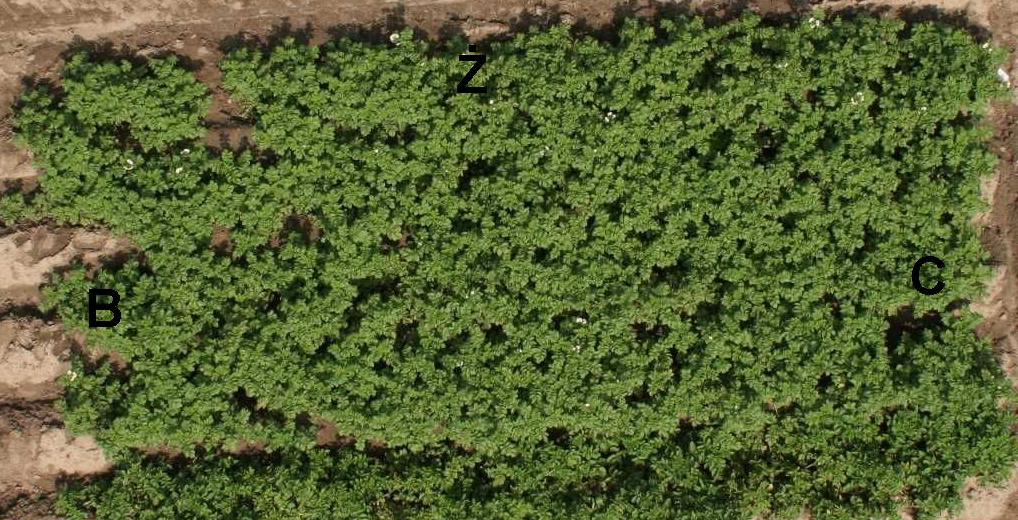
#> input picture src_imgs/01.png, 1018 x 520 px
$ jupyter execute Untitled.ipynb
#> lines starting #> are read from the running program, lines starting #| are printed output that depends on the picture
[cell 1]
import cv2
import numpy as np
import matplotlib.pyplot as plt

[cell 2]
img = cv2.imread('src_imgs/01.png', cv2.IMREAD_COLOR)
#> img is the input picture: shape (520, 1018, 3); mean B, G, R 51.2, 99.3, 87.8
img.shape
#> Out = (520, 1018, 3)

[cell 3]
img = cv2.imread('src_imgs/01_mask.png', cv2.IMREAD_GRAYSCALE)
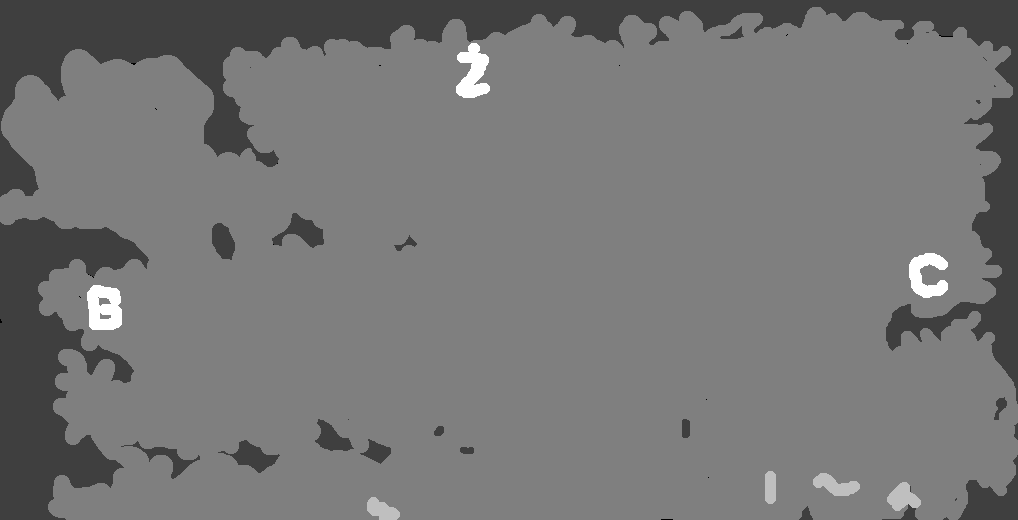
#> input picture src_imgs/01_mask.png, 1018 x 520 px
#> img is the input picture: shape (520, 1018); min 0, max 4, mean 1.86

[cell 4]
img.shape
#> Out = (520, 1018)

[cell 5]
height, width = img.shape
#> height = 520; width = 1018
c = np.zeros((height, width, 4))
for i in range(c.shape[2]):
    c[:,:,i] = (img == (i+1))
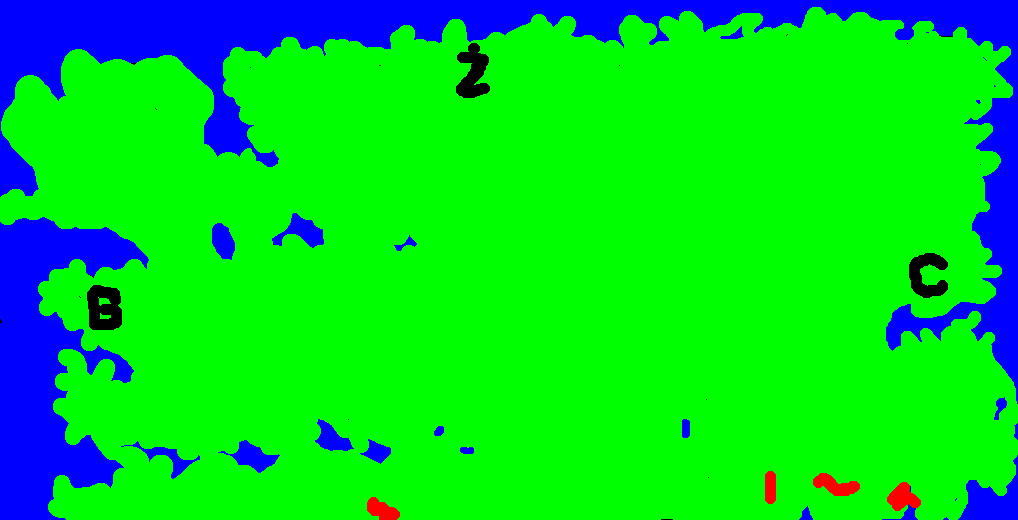
#> c: shape (520, 1018, 4) float64; mean of channels 0, 1, 2, 3 0.161, 0.829, 0.00385, 0.00657; drawn as B, G, R

c = np.array([c])

[cell 6]
c.shape
#> Out = (1, 520, 1018, 4)

[cell 7]
height, width = img.shape
c = np.zeros((1, height, width, 4))
c[0][:,:,0] = img == 1
c[0][:,:,1] = img == 2
c[0][:,:,2] = img == 3
c[0][:,:,3] = img == 4

[cell 8]
c.shape
#> Out = (1, 520, 1018, 4)

[cell 9]
fig, axes = plt.subplots(nrows=1, ncols=2, figsize=(25, 25))
axes[0].imshow(img)
axes[1].imshow(c[0][:,:,3])

plt.show()
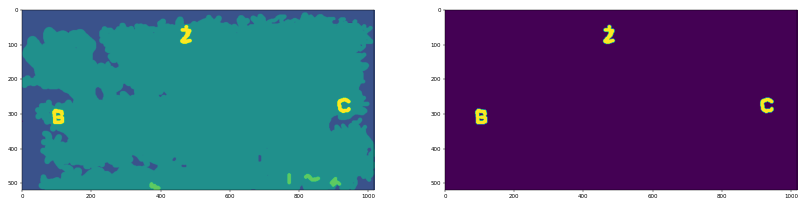
#> figure drawn by matplotlib, 2 panels
